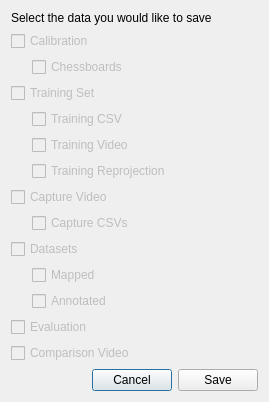
<?xml version="1.0" encoding="UTF-8"?>
<ui version="4.0">
 <class>Dialog</class>
 <widget class="QDialog" name="Dialog">
  <property name="geometry">
   <rect>
    <x>0</x>
    <y>0</y>
    <width>269</width>
    <height>374</height>
   </rect>
  </property>
  <property name="windowTitle">
   <string>Save Dataset Options</string>
  </property>
  <layout class="QVBoxLayout" name="verticalLayout_2">
   <item>
    <widget class="QLabel" name="label">
     <property name="text">
      <string>Select the data you would like to save</string>
     </property>
    </widget>
   </item>
   <item>
    <layout class="QGridLayout" name="gridLayout" columnstretch="1,1000" columnminimumwidth="15,0">
     <property name="sizeConstraint">
      <enum>QLayout::SetFixedSize</enum>
     </property>
     <item row="10" column="1">
      <widget class="QCheckBox" name="dataset_ann">
       <property name="enabled">
        <bool>false</bool>
       </property>
       <property name="text">
        <string>Annotated</string>
       </property>
      </widget>
     </item>
     <item row="1" column="1">
      <widget class="QCheckBox" name="chessboards">
       <property name="enabled">
        <bool>false</bool>
       </property>
       <property name="text">
        <string>Chessboards</string>
       </property>
      </widget>
     </item>
     <item row="3" column="1">
      <widget class="QCheckBox" name="trainer_csv">
       <property name="enabled">
        <bool>false</bool>
       </property>
       <property name="text">
        <string>Training CSV</string>
       </property>
      </widget>
     </item>
     <item row="4" column="1">
      <widget class="QCheckBox" name="trainer_mov">
       <property name="enabled">
        <bool>false</bool>
       </property>
       <property name="text">
        <string>Training Video</string>
       </property>
      </widget>
     </item>
     <item row="2" column="0" colspan="2">
      <widget class="QCheckBox" name="trainer_set">
       <property name="enabled">
        <bool>false</bool>
       </property>
       <property name="text">
        <string>Training Set</string>
       </property>
      </widget>
     </item>
     <item row="0" column="0" colspan="2">
      <widget class="QCheckBox" name="calibration">
       <property name="enabled">
        <bool>false</bool>
       </property>
       <property name="text">
        <string>Calibration</string>
       </property>
      </widget>
     </item>
     <item row="7" column="1">
      <widget class="QCheckBox" name="vicondata">
       <property name="enabled">
        <bool>false</bool>
       </property>
       <property name="text">
        <string>Capture CSVs</string>
       </property>
      </widget>
     </item>
     <item row="9" column="1">
      <widget class="QCheckBox" name="dataset_map">
       <property name="enabled">
        <bool>false</bool>
       </property>
       <property name="text">
        <string>Mapped</string>
       </property>
      </widget>
     </item>
     <item row="5" column="1">
      <widget class="QCheckBox" name="trainer_map">
       <property name="enabled">
        <bool>false</bool>
       </property>
       <property name="text">
        <string>Training Reprojection</string>
       </property>
      </widget>
     </item>
     <item row="12" column="0" colspan="2">
      <widget class="QCheckBox" name="comparison">
       <property name="enabled">
        <bool>false</bool>
       </property>
       <property name="text">
        <string>Comparison Video</string>
       </property>
      </widget>
     </item>
     <item row="11" column="0" colspan="2">
      <widget class="QCheckBox" name="evaluation">
       <property name="enabled">
        <bool>false</bool>
       </property>
       <property name="text">
        <string>Evaluation</string>
       </property>
      </widget>
     </item>
     <item row="6" column="0" colspan="2">
      <widget class="QCheckBox" name="dataset_mov">
       <property name="enabled">
        <bool>false</bool>
       </property>
       <property name="text">
        <string>Capture Video</string>
       </property>
      </widget>
     </item>
     <item row="8" column="0" colspan="2">
      <widget class="QCheckBox" name="dataset_check">
       <property name="enabled">
        <bool>false</bool>
       </property>
       <property name="text">
        <string>Datasets</string>
       </property>
      </widget>
     </item>
    </layout>
   </item>
   <item>
    <spacer name="verticalSpacer">
     <property name="orientation">
      <enum>Qt::Vertical</enum>
     </property>
     <property name="sizeHint" stdset="0">
      <size>
       <width>20</width>
       <height>40</height>
      </size>
     </property>
    </spacer>
   </item>
   <item>
    <layout class="QHBoxLayout" name="horizontalLayout">
     <item>
      <spacer name="horizontalSpacer">
       <property name="orientation">
        <enum>Qt::Horizontal</enum>
       </property>
       <property name="sizeHint" stdset="0">
        <size>
         <width>40</width>
         <height>20</height>
        </size>
       </property>
      </spacer>
     </item>
     <item>
      <widget class="QPushButton" name="cancel_button">
       <property name="text">
        <string>Cancel</string>
       </property>
      </widget>
     </item>
     <item>
      <widget class="QPushButton" name="save_button">
       <property name="enabled">
        <bool>true</bool>
       </property>
       <property name="text">
        <string>Save</string>
       </property>
      </widget>
     </item>
    </layout>
   </item>
  </layout>
 </widget>
 <tabstops>
  <tabstop>calibration</tabstop>
  <tabstop>chessboards</tabstop>
  <tabstop>trainer_set</tabstop>
  <tabstop>trainer_csv</tabstop>
  <tabstop>trainer_mov</tabstop>
  <tabstop>dataset_mov</tabstop>
  <tabstop>vicondata</tabstop>
  <tabstop>dataset_check</tabstop>
  <tabstop>dataset_map</tabstop>
  <tabstop>dataset_ann</tabstop>
  <tabstop>evaluation</tabstop>
  <tabstop>comparison</tabstop>
  <tabstop>cancel_button</tabstop>
  <tabstop>save_button</tabstop>
 </tabstops>
 <resources/>
 <connections>
  <connection>
   <sender>save_button</sender>
   <signal>clicked()</signal>
   <receiver>Dialog</receiver>
   <slot>accept()</slot>
   <hints>
    <hint type="sourcelabel">
     <x>245</x>
     <y>348</y>
    </hint>
    <hint type="destinationlabel">
     <x>72</x>
     <y>342</y>
    </hint>
   </hints>
  </connection>
  <connection>
   <sender>cancel_button</sender>
   <signal>clicked()</signal>
   <receiver>Dialog</receiver>
   <slot>reject()</slot>
   <hints>
    <hint type="sourcelabel">
     <x>159</x>
     <y>352</y>
    </hint>
    <hint type="destinationlabel">
     <x>99</x>
     <y>350</y>
    </hint>
   </hints>
  </connection>
 </connections>
</ui>
